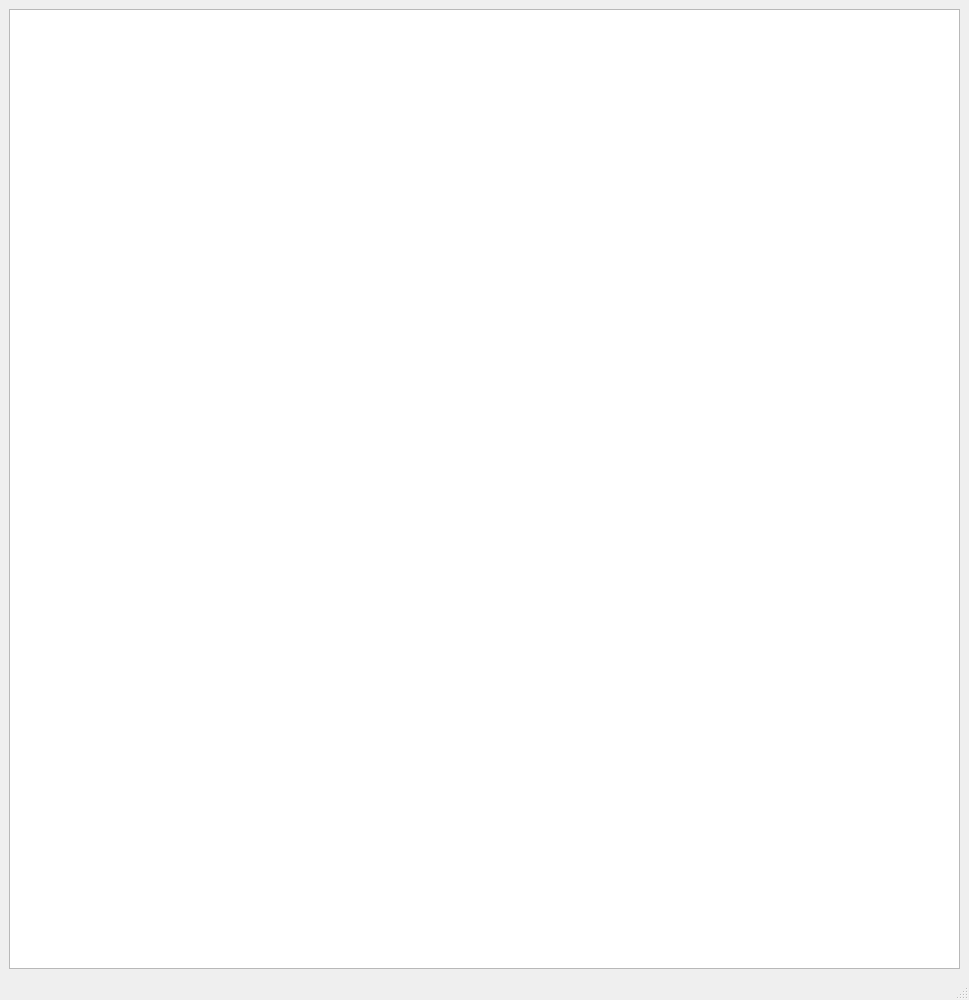
<?xml version="1.0" encoding="UTF-8"?>
<ui version="4.0">
 <class>MainWindow</class>
 <widget class="QMainWindow" name="MainWindow">
  <property name="geometry">
   <rect>
    <x>0</x>
    <y>0</y>
    <width>969</width>
    <height>1000</height>
   </rect>
  </property>
  <property name="sizePolicy">
   <sizepolicy hsizetype="Fixed" vsizetype="Fixed">
    <horstretch>0</horstretch>
    <verstretch>0</verstretch>
   </sizepolicy>
  </property>
  <property name="minimumSize">
   <size>
    <width>700</width>
    <height>725</height>
   </size>
  </property>
  <property name="windowTitle">
   <string/>
  </property>
  <property name="windowIcon">
   <iconset>
    <normaloff>../ArbitrajePorTasa/balanz_bmp.bmp</normaloff>../ArbitrajePorTasa/balanz_bmp.bmp</iconset>
  </property>
  <widget class="QWidget" name="centralwidget">
   <layout class="QVBoxLayout" name="verticalLayout_2">
    <property name="sizeConstraint">
     <enum>QLayout::SetDefaultConstraint</enum>
    </property>
    <item>
     <layout class="QVBoxLayout" name="verticalLayout">
      <item>
       <widget class="QTableWidget" name="tableWidget"/>
      </item>
     </layout>
    </item>
   </layout>
  </widget>
  <widget class="QMenuBar" name="menubar">
   <property name="geometry">
    <rect>
     <x>0</x>
     <y>0</y>
     <width>969</width>
     <height>18</height>
    </rect>
   </property>
  </widget>
  <widget class="QStatusBar" name="statusbar"/>
 </widget>
 <resources/>
 <connections/>
</ui>
